Frame 1 (no input): blank canvas, image omitted
Frame 60 (no input): blank canvas, image omitted
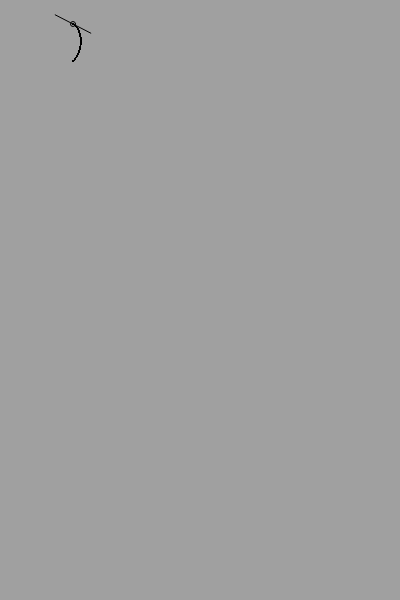
Frame 120 (the mouse pressed at the canvas centre since frame 60)

The p5.js sketch whose frames 1 and 60 were blank and that drew this single picture after the mouse press (run headless with seeded random() and noise() and a simulated clock; from frame 60 on, the mouse is pressed at the canvas centre):

// p5.js sketch
// ── sketch.js
//curvePoint(a, b, c, d, t)
//a,d: control points da curva
//b,c: start e end da curva
//t varia entre 0 e 1
//curveTangent(a, b, c, d, t)
//a,d: control points da curva
//b,c: start e end da curva
//t varia entre 0 e 1

let steps = 4;
let punto = 0;
function setup() {
  createCanvas(400, 600);
  // frameRate(30)
  background(160);
}

function draw() {
  noFill();
  curve(5, 26, 73, 24, 73, 61, 15, 65);
}

function mousePressed() {
  let t = punto / steps;
  let x = curvePoint(5, 73, 73, 15, t);
  let y = curvePoint(26, 24, 61, 65, t);
  ellipse(x, y, 5, 5);

  let tx = curveTangent(5, 73, 73, 15, t);
  let ty = curveTangent(26, 24, 61, 65, t);
  let a = atan2(ty, tx);
  // a -= PI / 2.0;
  line(x, y, cos(a) * 20 + x, sin(a) * 20 + y);
  line(x, y, cos(a) * -20 + x, sin(a) * -20 + y);
  if (punto < steps) {
    punto++;
  }
}
